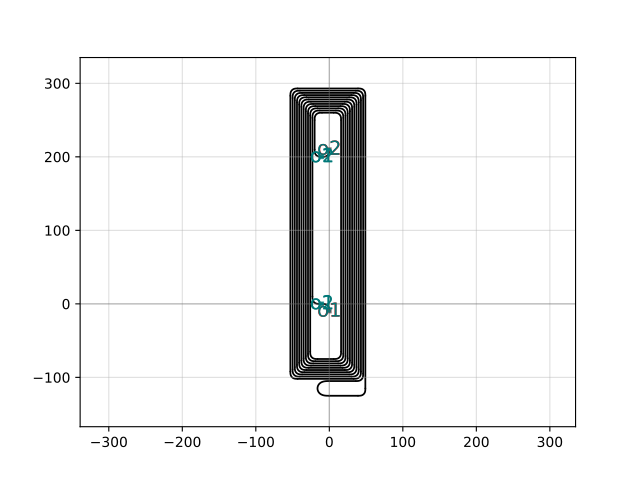

Generate this figure with Python:
import gdsfactory as gf

c = gf.components.spiral_inner_io_fiber_single(x_straight_inner_right=40.0, x_straight_inner_left=75.0, y_straight_inner_top=10.0, y_straight_inner_bottom=0.0, grating_spacing=200.0)
c.plot()
